Frame 1 (no input): blank canvas, image omitted
Frame 60 (no input): blank canvas, image omitted
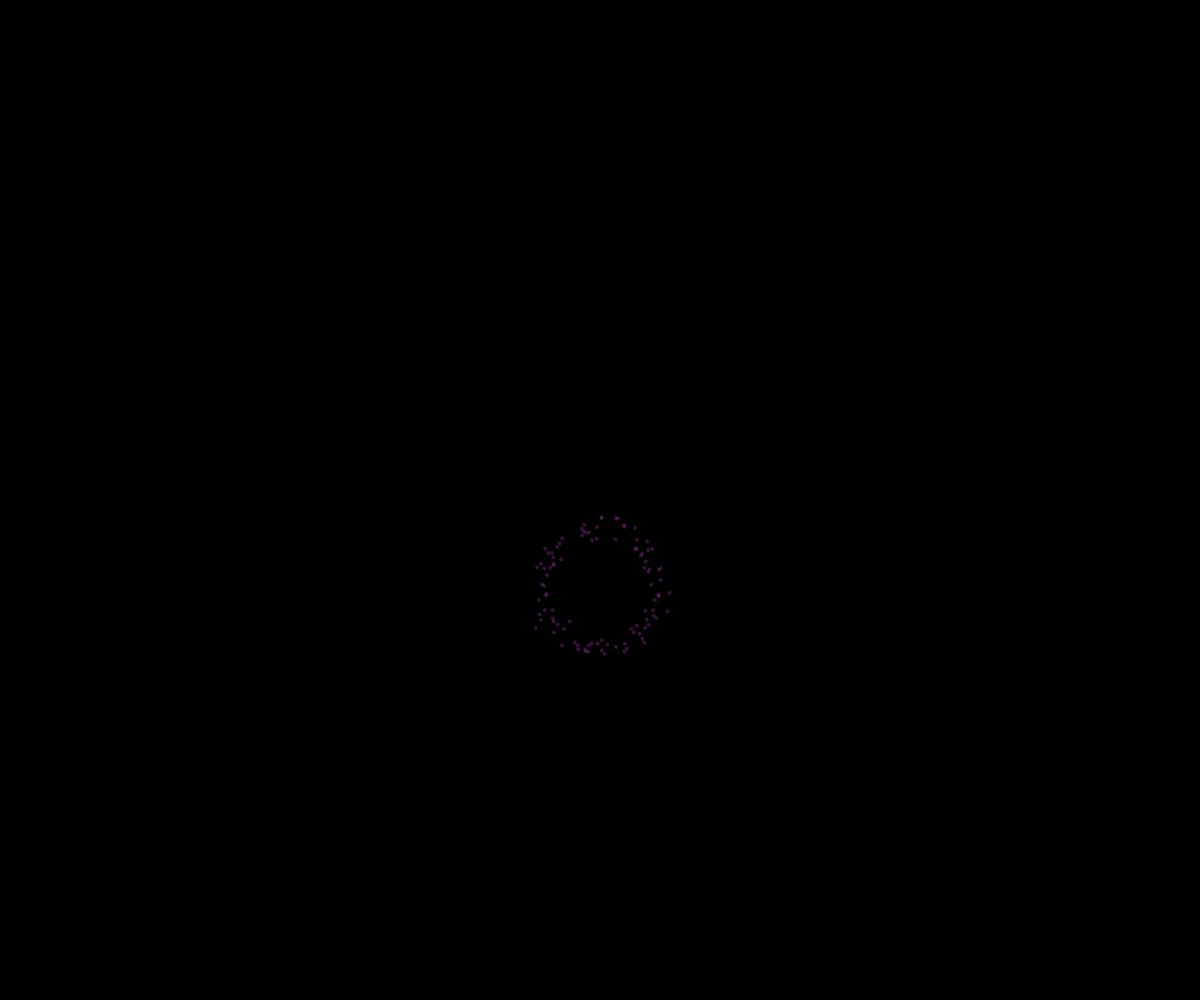
Frame 120 (the mouse pressed at the canvas centre since frame 60)

The p5.js sketch whose frames 1 and 60 were blank and that drew this single picture after the mouse press (run headless with seeded random() and noise() and a simulated clock; from frame 60 on, the mouse is pressed at the canvas centre):

// p5.js sketch
// ── sketch.js
// Firework object demo

let theSparks = [];

function setup() {
  createCanvas(windowWidth, windowHeight);
}

function draw() {
  background(0);
  
  for (let i=theSparks.length-1; i>=0; i--){
    if (theSparks[i].isDead()) {
      theSparks.splice(i,1);
    }
    theSparks[i].move();
    theSparks[i].display();
  }
}

function mousePressed() {
  spawnSparks(100);
}

function spawnSparks(howManySparks) {
  let r = random(255);
  let g = random(255);
  let b = random(255);
  let theta = 0;
  let angleIncrease = 2*PI/howManySparks;
  for (let i= 0; i<howManySparks; i++){
    let dx = cos(theta) + random(-0.2, 0.2);
    let dy = sin(theta) + random(-0.2, 0.2);
    let someSpark = new Spark(mouseX, mouseY, dy, dx, r, g, b);
    theSparks.push(someSpark);
    theta += angleIncrease;
  }
}
class Spark{
  constructor(x, y, dx, dy, r, g, b){
    this.x = x;
    this.y = y;
    this.dx = dx;
    this.dy = dy;
    this.r = r;
    this.g = g;
    this.b = b;
    this.alpha = 255;
    this.radius = 2;
    this.gravity = 0.05;
  }

  display(){
    noStroke();
    fill (this.r, this.g, this.b, this.alpha);
    circle(this.x, this.y, this.radius*2);
  }

  move(){
    this.x += this.dx;
    this.y += this.dy;

    //gravity
    this.dy += this.gravity;

    //slowly fade
    this.alpha -=3;
  }

  isDead(){
    return this.alpha <= 0;
  }
}
